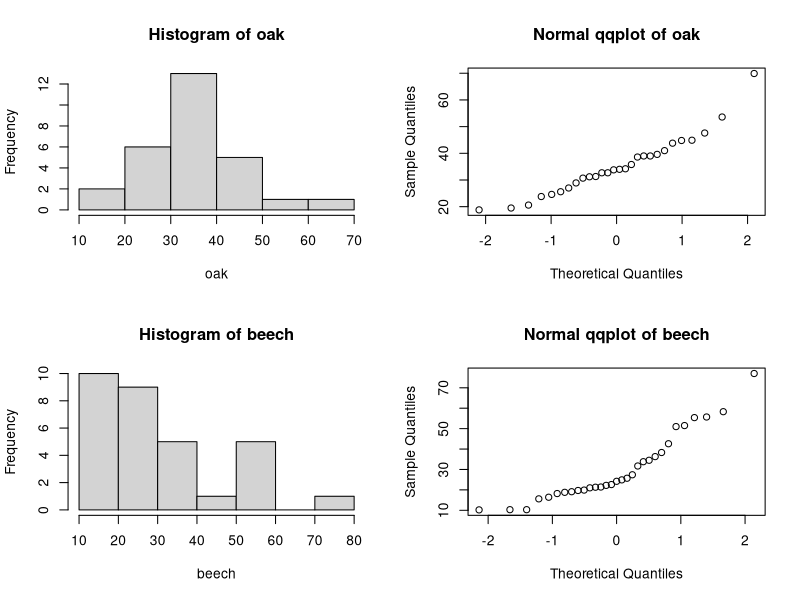
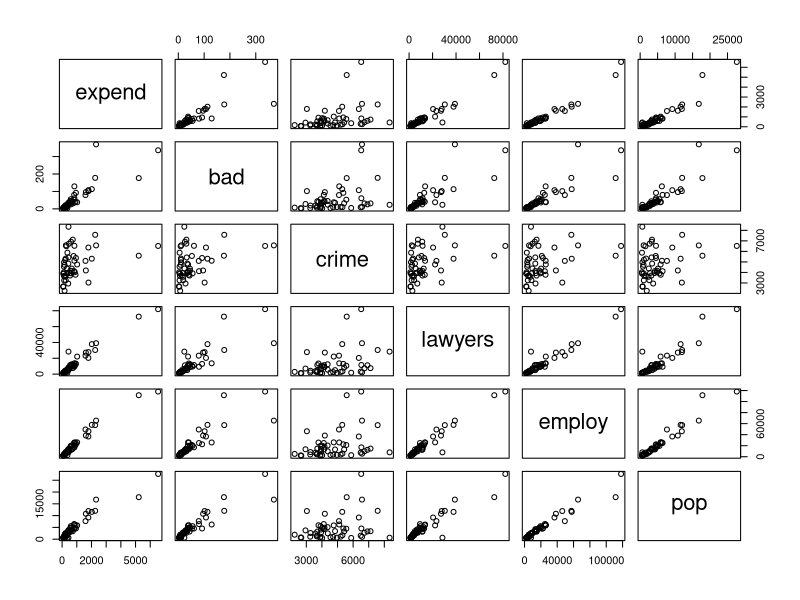
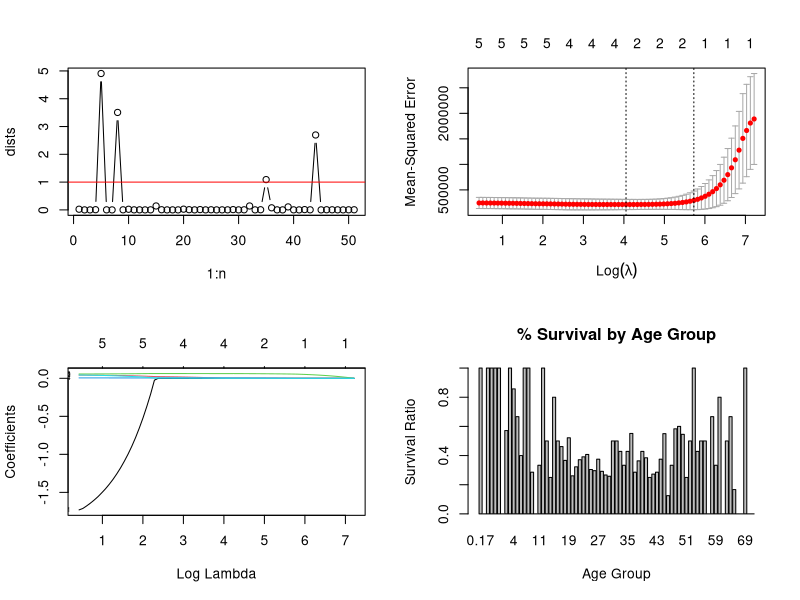
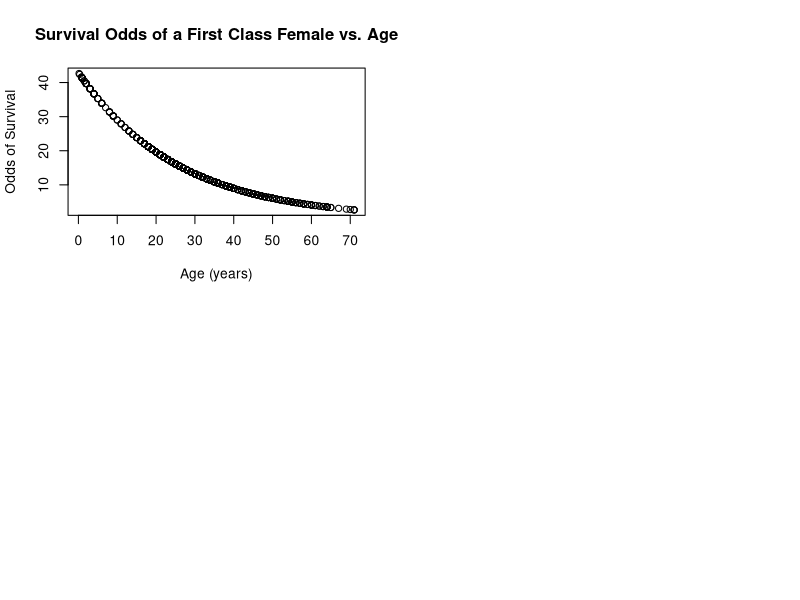

The R script that drew these images, in order:
## ---- chunk 1
options(digits=3) # e.g. for anova and summary() outputs...

# helper function to check normality throughout this assignment
checkNorm = function(data, name, unit="") {
  xlab = name
  if (unit != "") {
    xlab = sprintf("%s (%s)", name, unit)
  }
  hist(data, main=sprintf("Histogram of %s", name), xlab=xlab)
  qqnorm(data, main=sprintf("Normal qqplot of %s", name))
  res = shapiro.test(data)
  print(sprintf("Shapiro-Wilk normality p-value for %s: %.3f", name, res$p.value))
  return(res$p.value)
}

printPval = function(pval) {
  print(sprintf("p-value = %.3f", pval))
}

conclude = function(pval, hypothesis, type="test") {
  if (pval < 0.05) {
    return(sprintf("the p-value $%.3f<0.05$ for this %s suggests is sufficient evidence to reject the $H_0$ (%s).", pval, type, hypothesis));
  } else {
    return(sprintf("the p-value $%.3f>0.05$ for this %s suggests there's insufficient evidence to reject the $H_0$ (%s).", pval, type, hypothesis));
  }
}
## ---- chunk 2
trees = read.table("treeVolume.txt", header=T)
model = lm(volume~type, data=trees)
print("model coefficients:"); summary(model)$coefficients
res = anova(model)
sprintf("ANOVA p-value for type = %.3f", res["type", "Pr(>F)"])
## ---- chunk 3
oaks = dplyr::filter(trees, type == "oak")
beeches = dplyr::filter(trees, type != "oak")
par(mfrow = c(2, 2))
# making plots 
pval = checkNorm(oaks$volume, "oak")
pval = checkNorm(beeches$volume, "beech")

sprintf("oak mean volume = %.3f, beech mean volume = %.3f", mean(oaks$volume), mean(beeches$volume))

# TODO: we don't have to actually do this t test
#res = t.test(oaks$volume, beeches$volume)
#printPval(res$p.value)
## ---- chunk 4
new_oak = data.frame(type="oak"); new_beech = data.frame(type = "beech")
pred1 = predict(model, new_oak); pred2 = predict(model, new_beech)
sprintf("predicted volumes: oak = %.3f, beech = %.3f", pred1, pred2)
## ---- chunk 5
model = lm(volume~type*diameter + height, data=trees)
res = anova(model)
sprintf("ANOVA p-value for type:diameter = %.3f", res["type:diameter", "Pr(>F)"])
## ---- chunk 6
model = lm(volume~type*height + diameter, data=trees)
res = anova(model)
sprintf("ANOVA p-value for type:diameter = %.3f", res["type:height", "Pr(>F)"])
## ---- chunk 7
model = lm(volume~type+height+diameter, data=trees)
print("model coefficients:"); summary(model)$coefficients
print("anova:"); res = anova(model); res
## ---- chunk 8
# build better model where type isn't considered
modelC = lm(volume~height+diameter, data=trees)

avgTree = data.frame(height=mean(trees$height), diameter=mean(trees$diameter))
pred = predict(modelC, avgTree)
sprintf("predicted volume of average tree = %.3f", pred)
# mean(trees$volume) # this also gives the same result as expected

r2 = summary(modelC)$r.squared; ar2 = summary(modelC)$adj.r.squared
sprintf("modelC: R^2 = %.3f, Adj. R^2 = %.3f", r2, ar2)
## ---- chunk 9
# create predictor as cylinderical volume
trees$cylinder = trees$diameter * pi * trees$height

modelD = lm(volume~cylinder, data=trees)
print("model coefficients:"); summary(modelD)$coefficients
r2 = summary(modelD)$r.squared; ar2 = summary(modelD)$adj.r.squared
sprintf("model: R^2 = %.3f, Adj. R^2 = %.3f", r2, ar2)
print("ANOVA:"); anova(model)
## ---- chunk 10
crimes = read.table("expensescrime.txt", header=T)
pairs(crimes[,-1])
crimes$state = factor(crimes$state)


model = lm(expend~bad+crime+lawyers+employ+pop, data=crimes)
summary(model)$coefficients
anova(model)

print('model 2:')
model = lm(expend~crime+bad+lawyers+employ+pop, data=crimes)
summary(model)$coefficients
anova(model)

# sorting by population
#crimes[order(crimes$pop, decreasing=TRUE),]



#crimes
## ---- chunk 11
n = length(crimes[,1])
dists = cooks.distance(model)
plot(1:n, dists, type="b")
abline(1, 0, col = 'red') # plot y=1 for reference

# these are the indices into crimes that are cook's points
dists[dists > 1]
# TODO: print state names
#cooked = crimes[dists[dists > 1],]
#cooked

# investigating collinearity
cor(crimes[,-1])
res = cor(crimes[,-1])
# using 0.8 as a threshold to help with visiblility
res[res >= 0.8] = T; res[res <= 0.8] = F; 
res
## ---- chunk 12
evalModel = function(model, name) {
  print(sprintf("adding var '%s':", name))
  print(summary(model)$coefficients)
  r2 = summary(model)$r.squared; ar2 = summary(model)$adj.r.squared
  sprintf("model: R^2 = %.3f", r2)
}

evalModel(lm(expend~bad, data=crimes), name="bad")
evalModel(lm(expend~crime, data=crimes), name="crime")
evalModel(lm(expend~lawyers, data=crimes), name="lawyers")
evalModel(lm(expend~employ, data=crimes), name="employ")
evalModel(lm(expend~pop, data=crimes), name="pop")

# employ has highest adj. R^2 (0.955) and is significant
print("****round2****")
evalModel(lm(expend~employ+bad, data=crimes), name="bad")
evalModel(lm(expend~employ+crime, data=crimes), name="crime")
evalModel(lm(expend~employ+lawyers, data=crimes), name="lawyers")
evalModel(lm(expend~employ+pop, data=crimes), name="pop")
## ---- chunk 13
model = lm(expend~employ, data=crimes) # result of part 2b
state = data.frame(bad=50, crime=5000, lawyers=5000, employ=5000, pop=5000)
predict(model, state, interval="prediction")
## ---- chunk 14
#set.seed(444) # ensuring results don't change each time its run
x = as.matrix(crimes[,-1]) # remove states column
x = x[,-1] # remove expenditure
y = crimes[,2]
#x

train = sample(1:nrow(x),0.67*nrow(x))
x.train = x[train,]; y.train = y[train]
x.test = x[-train,]; y.test = y[-train] 

lm.model = lm(expend~bad+crime+lawyers+employ+pop,data=crimes, subset=train)
y.predict.lm = predict(lm.model,newdata=crimes[-train,])
mse.lm = mean((y.test-y.predict.lm)^2)
sprintf("linear model mse = %.3f", mse.lm)

library(glmnet) 
lasso.model = glmnet(x.train,y.train,alpha=1)
lasso.cv = cv.glmnet(x.train,y.train,alpha=1,type.measure="mse",nfolds=5)

plot(lasso.model,label=T,xvar="lambda")
plot(lasso.cv) 

lambda.min = lasso.cv$lambda.min; lambda.1se=lasso.cv$lambda.1se; 
sprintf("lambda.min = %.3f, lambda.1se = %.3f", lambda.min, lambda.1se)

coef(lasso.model,s=lasso.cv$lambda.min) 
coef(lasso.model,s=lasso.cv$lambda.1se) 

lasso.pred1 = predict(lasso.model,s=lambda.min,newx=x.test) 
lasso.pred2 = predict(lasso.model,s=lambda.1se,newx=as.matrix(x.test))
mse1.lasso = mean((y.test-lasso.pred1)^2)
mse2.lasso = mean((y.test-lasso.pred2)^2)
sprintf("mse1 = %.3f, mse2 = %.3f", mse1.lasso, mse2.lasso)
## ---- chunk 15
titanic = read.table("titanic.txt", header=T)
titanic$PClass = factor(titanic$PClass)
titanic$Sex = factor(titanic$Sex)
#titanic$Survived = factor(titanic$Survived)

library(plyr)
# round age to nearest 10 years
#   https://stackoverflow.com/a/6466894
titanic$Ager = round_any(titanic$Age, 20)
titanic$Ager = factor(titanic$Ager)
titanic$Age2 = titanic$Age^2

print("total number of individuals for each combination of class and gender:")
tot = xtabs(~PClass+Sex, data=titanic)
tot

print("Surival rate by class and gender combinations:")
totc = xtabs(Survived~PClass+Sex, data=titanic)
round(totc/tot, 2)

#plot(titanic$Age, y=titanic$Survived, xlim=c(0, 100))
totage = xtabs(~Age, data=titanic)
barplot(xtabs(Survived~Age,data=titanic)/totage, main="% Survival by Age Group", xlab="Age Group", ylab="Survival Ratio")

# build logistic regression model
#roundUp = function(x) 10^ceiling(log10(x))

model = glm(Survived~Age+Sex+PClass,data=titanic, family=binomial)
summary(model)

plot(titanic$Age,exp(3.759662 + titanic$Age*-0.039177), ylab="Odds of Survival", xlab="Age (years)",main="Survival Odds of a First Class Female vs. Age")

#res$coefficients['(Intercept)', 'Pr(>|z|)']



## ---- chunk 16

ageclass_model = glm(Survived~Age*PClass+Sex,data=titanic, family=binomial)
summary(ageclass_model)

agesex_model = glm(Survived~Age*Sex+PClass,data=titanic, family=binomial)
summary(agesex_model)

male1 = data.frame(Age=55, Sex = "male", PClass = "1st")
male2 = data.frame(Age=55, Sex = "male", PClass = "2nd")
male3 = data.frame(Age=55, Sex = "male", PClass = "3rd")
female1 = data.frame(Age=55, Sex = "female", PClass = "1st")
female2 = data.frame(Age=55, Sex = "female", PClass = "2nd")
female3 = data.frame(Age=55, Sex = "female", PClass = "3rd")

predict(model,female1, type="response")
predict(model,female2, type="response")
predict(model,female3, type="response")
predict(model,male1, type="response")
predict(model,male2, type="response")
predict(model,male3, type="response")


## ---- chunk 17
coups = read.table("coups.txt", header=T)
#coups
